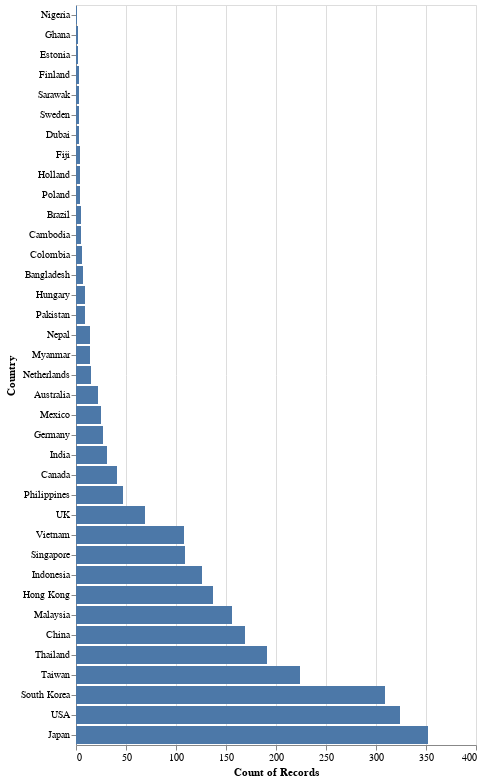

This figure's notebook cell:
### Code cell
alt.Chart(df).mark_bar().encode(
    x='count(Brand):Q',
    y=alt.Y('Country:N',sort='x')
)

### Figure 1 — Vega-Lite specification as saved in the notebook (floating-point values rounded to 4 significant figures; data arrays with more than 128 entries replaced by an {"elided": "..."} marker saying what was removed)
{"config": {"view": {"continuousWidth": 400, "continuousHeight": 300}}, "data": {"name": "data-982b8952875c410d0c1a6d53a25207a4"}, "mark": "bar", "encoding": {"x": {"aggregate": "count", "field": "Brand", "type": "quantitative"}, "y": {"field": "Country", "sort": "x", "type": "nominal"}}, "$schema": "https://vega.github.io/schema/vega-lite/v4.17.0.json", "datasets": {"data-982b8952875c410d0c1a6d53a25207a4": {"elided": "2580 records"}}}
